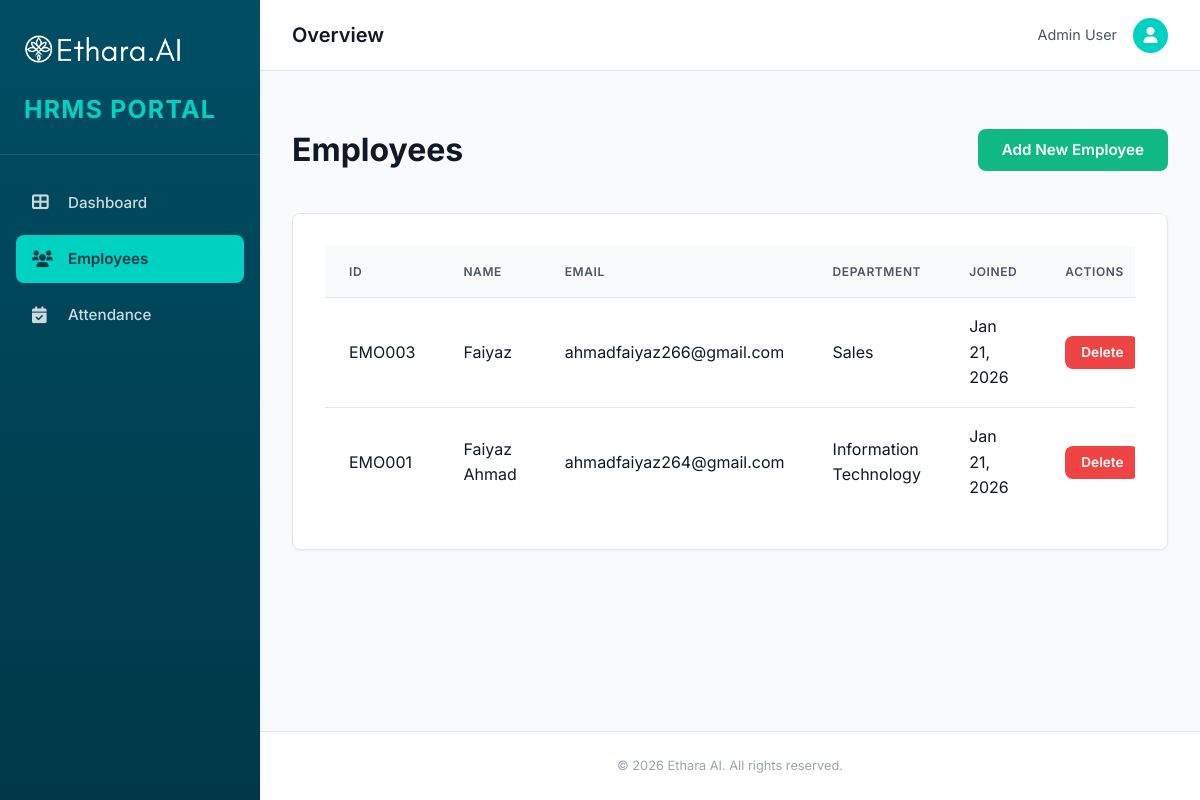
/employees/, run on the app's committed database.
### core/models.py (models this page shows, shortened)
class Employee(models.Model):
    department_choices = [
        ('HR', 'Human Resources'),
        ('IT', 'Information Technology'),
        ('SALES', 'Sales'),
        ('MARKETING', 'Marketing'),
        ('FINANCE', 'Finance'),
    ]
    employee_id = models.CharField(max_length=20, unique=True, help_text="Unique Employee ID")
    full_name = models.CharField(max_length=100)
    email = models.EmailField(unique=True)
    department = models.CharField(max_length=50, choices=department_choices)
    created_at = models.DateTimeField(auto_now_add=True)

### core/views.py (the view)
# urls.py: path('employees/', views.employee_list, name='employee_list'),
def employee_list(request):
    employees = Employee.objects.all().order_by('-created_at')
    return render(request, 'core/employee_list.html', {'employees': employees})

### templates/core/employee_list.html
{% extends 'base.html' %}
{% block content %}
<div class="d-flex justify-between align-center mb-3">
    <h1>Employees</h1>
    <a href="{% url 'employee_add' %}" class="btn btn-success">Add New Employee</a>
</div>
<div class="card">
    {% if employees %}
    <div style="overflow-x: auto;">
        <table>
            <thead>
                <tr>
                    <th>ID</th>
                    <th>Name</th>
                    <th>Email</th>
                    <th>Department</th>
                    <th>Joined</th>
                    <th>Actions</th>
                </tr>
            </thead>
            <tbody>
                {% for employee in employees %}
                <tr>
                    <td>{{ employee.employee_id }}</td>
                    <td>{{ employee.full_name }}</td>
                    <td>{{ employee.email }}</td>
                    <td>{{ employee.get_department_display }}</td>
                    <td>{{ employee.created_at|date:"M d, Y" }}</td>
                    <td>
                        <a href="{% url 'employee_delete' employee.pk %}" class="btn btn-danger btn-sm"
                            onclick="return confirm('Are you sure you want to delete this employee?');">Delete</a>
                    </td>
                </tr>
                {% endfor %}
            </tbody>
        </table>
    </div>
    {% else %}
    <p class="text-center" style="color: #666; margin: 2rem 0;">No employees found. Add one to get started.</p>
    {% endif %}
</div>
{% endblock %}

### static/css/styles.css (style rules this page uses)
:root { --primary-color: #004e64; --primary-dark: #003848; --accent-color: #00d2c1; --accent-hover: #00b8a9; --text-primary: #111827; --text-secondary: #4b5563; --text-light: #9ca3af; --bg-body: #ffffff; --bg-surface: #f8fafc; --bg-card: #ffffff; --border-color: #e5e7eb; --success: #10b981; --danger: #ef4444; --warning: #f59e0b; --info: #3b82f6; --sidebar-width: 260px; --header-height: 70px; --border-radius: 8px; --shadow-sm: 0 1px 2px 0 rgba(0, 0, 0, 0.05); --shadow-md: 0 4px 6px -1px rgba(0, 0, 0, 0.1), 0 2px 4px -1px rgba(0, 0, 0, 0.06); --shadow-lg: 0 10px 15px -3px rgba(0, 0, 0, 0.1), 0 4px 6px -2px rgba(0, 0, 0, 0.05); }
body { font-family: 'Inter', -apple-system, BlinkMacSystemFont, "Segoe UI", Roboto, "Helvetica Neue", Arial, sans-serif; background-color: var(--bg-surface); color: var(--text-primary); margin: 0; padding: 0; line-height: 1.6; display: flex; min-height: 100vh; -webkit-font-smoothing: antialiased; }
.card { background: var(--bg-card); border-radius: var(--border-radius); box-shadow: var(--shadow-sm); padding: 2rem; margin-bottom: 2rem; border: 1px solid var(--border-color); transition: box-shadow 0.2s ease; }
.btn { display: inline-flex; align-items: center; justify-content: center; padding: 0.6rem 1.5rem; border-radius: 50px; text-decoration: none; font-weight: 600; border: none; cursor: pointer; transition: all 0.2s ease; font-size: 0.95rem; line-height: 1.5; }
.btn-danger { background-color: var(--danger); color: #ffffff; border-radius: var(--border-radius); }
.btn-success { background-color: var(--success); color: #ffffff; border-radius: var(--border-radius); }
.btn-sm { padding: 0.4rem 1rem; font-size: 0.85rem; }
table { width: 100%; border-collapse: collapse; background-color: var(--bg-card); }
th, td { padding: 1rem 1.5rem; text-align: left; border-bottom: 1px solid var(--border-color); }
th { background-color: #f9fafb; font-weight: 600; color: var(--text-secondary); text-transform: uppercase; font-size: 0.75rem; letter-spacing: 0.05em; }
tr:last-child td { border-bottom: none; }
.mb-3 { margin-bottom: 1rem; }
.d-flex { display: flex; }
.justify-between { justify-content: space-between; }
.align-center { align-items: center; }

### data on the page
Employee: employee_id "EMO003", full_name "Faiyaz", email "ahmadfaiyaz266@gmail.com", department "Sales", created_at "Jan 21, 2026"
Employee: employee_id "EMO001", full_name "Faiyaz Ahmad", email "ahmadfaiyaz264@gmail.com", department "Information Technology", created_at "Jan 21, 2026"
